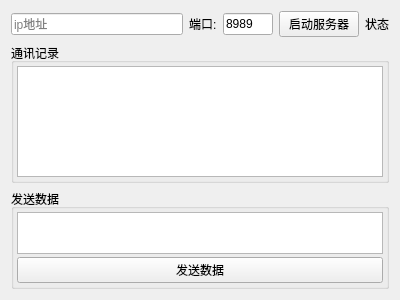
<?xml version="1.0" encoding="UTF-8"?>
<ui version="4.0">
 <class>TcpServer</class>
 <widget class="QWidget" name="TcpServerWidget">
  <property name="geometry">
   <rect>
    <x>0</x>
    <y>0</y>
    <width>400</width>
    <height>300</height>
   </rect>
  </property>
  <property name="windowTitle">
   <string>TcpServer</string>
  </property>
  <layout class="QVBoxLayout" name="verticalLayout_3">
   <item>
    <layout class="QHBoxLayout" name="horizontalLayout">
     <item>
      <widget class="QLineEdit" name="ip_lineEdit">
       <property name="readOnly">
        <bool>true</bool>
       </property>
       <property name="placeholderText">
        <string>ip地址</string>
       </property>
      </widget>
     </item>
     <item>
      <widget class="QLabel" name="label">
       <property name="text">
        <string>端口:</string>
       </property>
      </widget>
     </item>
     <item>
      <widget class="QLineEdit" name="port_lineEdit">
       <property name="maximumSize">
        <size>
         <width>50</width>
         <height>16777215</height>
        </size>
       </property>
       <property name="text">
        <string>8989</string>
       </property>
      </widget>
     </item>
     <item>
      <widget class="QPushButton" name="start_server_pushButton">
       <property name="text">
        <string>启动服务器</string>
       </property>
      </widget>
     </item>
     <item>
      <widget class="QLabel" name="state_label">
       <property name="text">
        <string>状态</string>
       </property>
      </widget>
     </item>
    </layout>
   </item>
   <item>
    <widget class="QGroupBox" name="groupBox">
     <property name="title">
      <string>通讯记录</string>
     </property>
     <layout class="QVBoxLayout" name="verticalLayout">
      <property name="spacing">
       <number>3</number>
      </property>
      <property name="leftMargin">
       <number>3</number>
      </property>
      <property name="topMargin">
       <number>3</number>
      </property>
      <property name="rightMargin">
       <number>3</number>
      </property>
      <property name="bottomMargin">
       <number>3</number>
      </property>
      <item>
       <widget class="QTextEdit" name="msg_textEdit"/>
      </item>
     </layout>
    </widget>
   </item>
   <item>
    <widget class="QGroupBox" name="groupBox_2">
     <property name="maximumSize">
      <size>
       <width>16777215</width>
       <height>100</height>
      </size>
     </property>
     <property name="title">
      <string>发送数据</string>
     </property>
     <layout class="QVBoxLayout" name="verticalLayout_2">
      <property name="spacing">
       <number>3</number>
      </property>
      <property name="leftMargin">
       <number>3</number>
      </property>
      <property name="topMargin">
       <number>3</number>
      </property>
      <property name="rightMargin">
       <number>3</number>
      </property>
      <property name="bottomMargin">
       <number>3</number>
      </property>
      <item>
       <widget class="QTextEdit" name="send_msg_textEdit"/>
      </item>
      <item>
       <widget class="QPushButton" name="send_msg_pushButton">
        <property name="text">
         <string>发送数据</string>
        </property>
       </widget>
      </item>
     </layout>
    </widget>
   </item>
  </layout>
 </widget>
 <resources/>
 <connections/>
</ui>
